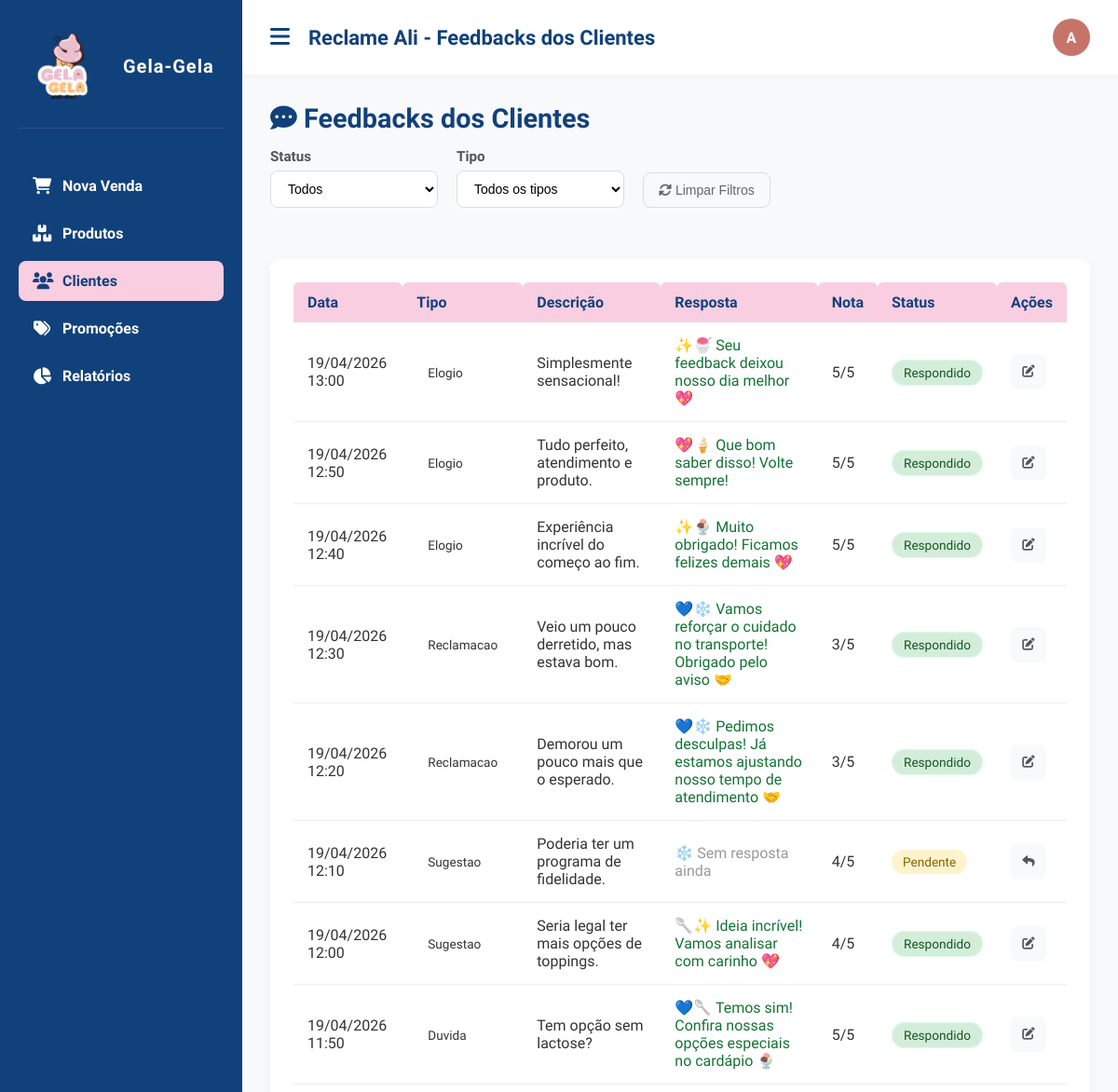
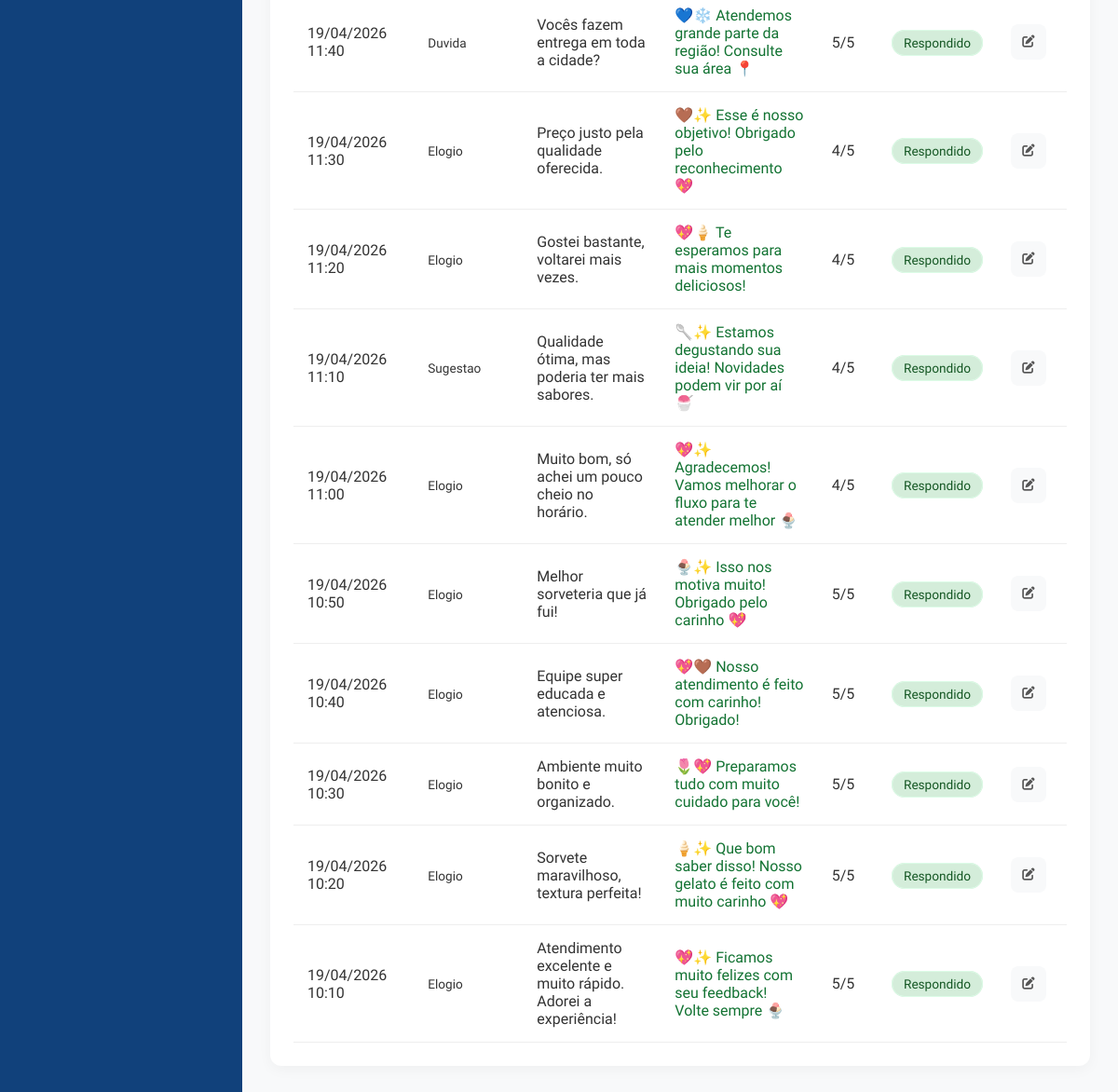
The page /public/clientes.php (signed in) on the database its author committed (2 pictures, top to bottom).
### tables this page shows
CREATE TABLE `feedbacks_clientes` (
  `feedback_id` int(11) NOT NULL,
  `data_registro` datetime DEFAULT current_timestamp(),
  `descricao` text NOT NULL,
  `tipo` enum('Duvida','Reclamacao','Sugestao','Elogio') DEFAULT NULL,
  `resolvido` tinyint(1) DEFAULT 0,
  `observacao_resolucao` text DEFAULT NULL,
  `nota` int(11) DEFAULT NULL
);

### public/clientes.php (the view, shortened to what this page needs)
<?php
require_once '../conecta.php';
$nome_usuario = $_SESSION['nome'] ?? 'Funcionário';
$status_filtro = $_GET['status'] ?? 'todos';
$tipo_filtro   = $_GET['tipo'] ?? 'todos';
$sql = "SELECT * FROM feedbacks_clientes WHERE 1=1";
$sql .= " ORDER BY data_registro DESC";
$stmt = $pdo->prepare($sql);
if ($tipo_filtro !== 'todos') {
    $stmt->execute([$tipo_filtro]);
} else {
    $stmt->execute();
}
$feedbacks = $stmt->fetchAll();
?>
<!DOCTYPE html>
<html lang="pt-BR">
<head>
    <link rel="stylesheet" href="ASSETS/CSS/style.css">
    <link rel="stylesheet" href="https://cdnjs.cloudflare.com/ajax/libs/font-awesome/6.0.0/css/all.min.css">
</head>
<body>
    <div class="layout">
        <?php require_once '../components/sidebar.php'; ?>
        <main class="content">
            <header class="topbar">
                <button class="menu-btn" onclick="toggleSidebar()">
                    <i class="fa-solid fa-bars"></i>
                </button>
                <h1>Reclame Ali - Feedbacks dos Clientes</h1>
                <div class="user-menu">
                    <div class="avatar" onclick="toggleUserMenu()"><?= strtoupper(substr($nome_usuario, 0, 1)) ?></div>
                </div>
            </header>
            <section class="main">
                <div class="page-header">
                    <h2 style="color: var(--secondary);">
                        <i class="fa-solid fa-comment-dots"></i> Feedbacks dos Clientes
                    </h2>
                    <div class="filtros">
                        <div class="filtro-grupo">
                            <label for="status">Status</label>
                            <select id="status" onchange="aplicarFiltros()">
                                <option value="todos" <?= $status_filtro === 'todos' ? 'selected' : '' ?>>Todos</option>
                            </select>
                        </div>
                        <div class="filtro-grupo">
                            <label for="tipo">Tipo</label>
                            <select id="tipo" onchange="aplicarFiltros()">
                                <option value="todos" <?= $tipo_filtro === 'todos' ? 'selected' : '' ?>>Todos os tipos</option>
                            </select>
                        </div>
                        <button class="btn-limpar" onclick="limparFiltros()">
                            <i class="fa-solid fa-rotate"></i> Limpar Filtros
                        </button>
                    </div>
                </div>
                <div class="box">
                    <div class="table-container">
                        <table>
                            <thead>
                                <tr>
                                    <th>Data</th>
                                    <th>Tipo</th>
                                    <th>Descrição</th>
                                    <th>Resposta</th>
                                    <th>Nota</th>
                                    <th>Status</th>
                                    <th>Ações</th>
                                </tr>
                            </thead>
                            <tbody>
                                <?php if (empty($feedbacks)): ?>
                                    <tr>
                                        <td colspan="7" style="text-align:center; padding:50px; color:#666;">
                                            Nenhum feedback encontrado com os filtros selecionados.
                                        </td>
                                    </tr>
                                <?php else: ?>
                                    <?php foreach ($feedbacks as $f): ?>
                                        <tr>
                                            <td><?= date('d/m/Y H:i', strtotime($f['data_registro'])) ?></td>
                                            <td><span class="badge"><?= htmlspecialchars($f['tipo']) ?></span></td>
                                            <td><?= htmlspecialchars($f['descricao']) ?></td>
                                            <td>
                                                <?= !empty($f['observacao_resolucao'])
                                                    ? '<span style="color:#137333;">' . htmlspecialchars($f['observacao_resolucao']) . '</span>'
                                                    : '<span style="color:#999;">❄️ Sem resposta ainda</span>' ?>
                                            </td>
                                            <td><?= $f['nota'] ? $f['nota'] . '/5' : '-' ?></td>
                                            <td>
                                                <?= $f['resolvido']
                                                    ? '<span class="badge ok">Respondido</span>'
                                                    : '<span class="badge pend">Pendente</span>' ?>
                                            </td>
                                            <td>
                                                <div style="display:flex; gap:6px;">
                                                    <button class="btn-icon"
                                                        title="<?= $f['resolvido'] ? 'Editar resposta' : 'Responder feedback' ?>"
                                                        data-id="<?= $f['feedback_id'] ?>"
                                                        data-desc="<?= htmlspecialchars($f['descricao'], ENT_QUOTES) ?>"
                                                        data-resposta="<?= htmlspecialchars($f['observacao_resolucao'] ?? '', ENT_QUOTES) ?>"
                                                        onclick="abrirModalResposta(this)">
                                                        <i class="fa-solid <?= $f['resolvido'] ? 'fa-edit' : 'fa-reply' ?>"></i>
                                                    </button>
                                                </div>
                                            </td>
                                        </tr>
                                    <?php endforeach; ?>
                                <?php endif; ?>
                            </tbody>
                        </table>
                    </div>
                </div>
            </section>
        </main>
    </div>
</body>
</html>

### ASSETS/CSS/style.css (style rules this page uses)
:root { --primary: #c6746a; --secondary: #11417b; --accent: #b76756; --soft: #facee1; --bg-body: #ffffff; --bg-content: #f8f9fa; --text-main: #333333; --text-muted: #666666; }
* { margin: 0; padding: 0; box-sizing: border-box; }
body { font-family: 'Segoe UI', Tahoma, Geneva, Verdana, sans-serif; background-color: var(--bg-body); color: var(--text-main); }
.layout { display: flex; min-height: 100vh; }
.content { flex: 1; display: flex; flex-direction: column; background-color: var(--bg-content); }
.topbar { background-color: var(--bg-body); padding: 20px 30px; display: flex; align-items: center; gap: 20px; box-shadow: 0 2px 10px rgba(0, 0, 0, 0.03); z-index: 10; }
.menu-btn { background: none; border: none; font-size: 24px; color: var(--secondary); cursor: pointer; transition: color 0.2s; }
.topbar h1 { font-size: 22px; color: var(--secondary); }
.main { padding: 30px; flex: 1; overflow-y: auto; }
.box { background-color: var(--bg-body); padding: 25px; border-radius: 12px; box-shadow: 0 4px 15px rgba(0, 0, 0, 0.04); }
.badge { padding: 5px 10px; border-radius: 20px; font-size: 0.8rem; }
.badge.ok { background: #e8f5e9; color: #2e7d32; }
.user-menu { position: relative; margin-left: auto; }
.avatar { width: 40px; height: 40px; background: var(--primary); color: #fff; border-radius: 50%; display: flex; align-items: center; justify-content: center; font-weight: bold; cursor: pointer; }
table { width: 100%; border-collapse: collapse; }
th { background-color: var(--soft); color: var(--secondary); padding: 12px 15px; text-align: left; font-weight: 600; border-radius: 6px 6px 0 0; }
td { padding: 15px; border-bottom: 1px solid #eeeeee; color: var(--text-main); transition: all 0.2s ease; }
tbody tr { cursor: pointer; position: relative; transition: all 0.2s ease; }
.badge { padding: 4px 10px; border-radius: 20px; font-size: 12px; font-weight: 600; }
.badge.ok { background-color: #e5faea; color: #27ae60; }
.btn-icon { background: #f1f1f1; border: none; padding: 8px; border-radius: 4px; cursor: pointer; color: var(--secondary); transition: 0.2s; }
.badge.ok { background: #f0fdf4; color: #16a34a; border: 1px solid #dcfce7; }
.table-container { overflow-x: auto; }

### public/clientes.php (style rules this page uses)
.page-header { display: flex; justify-content: space-between; align-items: center; margin-bottom: 25px; flex-wrap: wrap; gap: 15px; }
.page-header h2 { margin: 0; font-size: 1.8rem; color: #333; }
.filtros { display: flex; gap: 20px; margin-bottom: 30px; flex-wrap: wrap; align-items: end; }
.filtro-grupo { display: flex; flex-direction: column; gap: 6px; }
.filtro-grupo label { font-weight: 600; color: #555; font-size: 0.95rem; }
.filtro-grupo select { padding: 10px 14px; border: 1px solid #ddd; border-radius: 8px; background: white; font-size: 14px; min-width: 180px; }
.btn-limpar { padding: 10px 16px; background: #f8f9fa; color: #666; border: 1px solid #ddd; border-radius: 8px; cursor: pointer; font-size: 14px; }
.badge { padding: 5px 12px; border-radius: 20px; font-size: 0.85rem; font-weight: 500; }
.badge.pend { background: #fff3cd; color: #856404; }
.badge.ok { background: #d4edda; color: #155724; }
.btn-icon { width: 38px; height: 38px; display: inline-flex; align-items: center; justify-content: center; border: none; border-radius: 8px; background: #f8f9fa; color: #555; cursor: pointer; transition: all 0.2s; }

### rows shown on the page
feedbacks_clientes: data_registro "19/04/2026 13:00", tipo "Elogio", descricao "Simplesmente sensacional!", observacao_resolucao "✨🍧 Seu feedback deixou nosso dia melhor 💖", nota "5", resolvido "Respondido"
feedbacks_clientes: data_registro "19/04/2026 12:50", tipo "Elogio", descricao "Tudo perfeito, atendimento e produto.", observacao_resolucao "💖🍦 Que bom saber disso! Volte sempre!", nota "5", resolvido "Respondido"
feedbacks_clientes: data_registro "19/04/2026 12:40", tipo "Elogio", descricao "Experiência incrível do começo ao fim.", observacao_resolucao "✨🍨 Muito obrigado! Ficamos felizes demais 💖", nota "5", resolvido "Respondido"
feedbacks_clientes: data_registro "19/04/2026 12:30", tipo "Reclamacao", descricao "Veio um pouco derretido, mas estava bom.", observacao_resolucao "💙❄️ Vamos reforçar o cuidado no transporte! Obrigado pelo aviso 🤝", nota "3", resolvido "Respondido"
feedbacks_clientes: data_registro "19/04/2026 12:20", tipo "Reclamacao", descricao "Demorou um pouco mais que o esperado.", observacao_resolucao "💙❄️ Pedimos desculpas! Já estamos ajustando nosso tempo de atendimento 🤝", nota "3", resolvido "Respondido"
feedbacks_clientes: data_registro "19/04/2026 12:10", tipo "Sugestao", descricao "Poderia ter um programa de fidelidade.", shows "❄️ Sem resposta ainda", nota "4", resolvido "Pendente"
feedbacks_clientes: data_registro "19/04/2026 12:00", tipo "Sugestao", descricao "Seria legal ter mais opções de toppings.", observacao_resolucao "🥄✨ Ideia incrível! Vamos analisar com carinho 💖", nota "4", resolvido "Respondido"
feedbacks_clientes: data_registro "19/04/2026 11:50", tipo "Duvida", descricao "Tem opção sem lactose?", observacao_resolucao "💙🥄 Temos sim! Confira nossas opções especiais no cardápio 🍨", nota "5", resolvido "Respondido"
feedbacks_clientes: data_registro "19/04/2026 11:40", tipo "Duvida", descricao "Vocês fazem entrega em toda a cidade?", observacao_resolucao "💙❄️ Atendemos grande parte da região! Consulte sua área 📍", nota "5", resolvido "Respondido"
feedbacks_clientes: data_registro "19/04/2026 11:30", tipo "Elogio", descricao "Preço justo pela qualidade oferecida.", observacao_resolucao "🤎✨ Esse é nosso objetivo! Obrigado pelo reconhecimento 💖", nota "4", resolvido "Respondido"
feedbacks_clientes: data_registro "19/04/2026 11:20", tipo "Elogio", descricao "Gostei bastante, voltarei mais vezes.", observacao_resolucao "💖🍦 Te esperamos para mais momentos deliciosos!", nota "4", resolvido "Respondido"
feedbacks_clientes: data_registro "19/04/2026 11:10", tipo "Sugestao", descricao "Qualidade ótima, mas poderia ter mais sabores.", observacao_resolucao "🥄✨ Estamos degustando sua ideia! Novidades podem vir por aí 🍧", nota "4", resolvido "Respondido"
feedbacks_clientes: data_registro "19/04/2026 11:00", tipo "Elogio", descricao "Muito bom, só achei um pouco cheio no horário.", observacao_resolucao "💖✨ Agradecemos! Vamos melhorar o fluxo para te atender melhor 🍨", nota "4", resolvido "Respondido"
feedbacks_clientes: data_registro "19/04/2026 10:50", tipo "Elogio", descricao "Melhor sorveteria que já fui!", observacao_resolucao "🍨✨ Isso nos motiva muito! Obrigado pelo carinho 💖", nota "5", resolvido "Respondido"
feedbacks_clientes: data_registro "19/04/2026 10:40", tipo "Elogio", descricao "Equipe super educada e atenciosa.", observacao_resolucao "💖🤎 Nosso atendimento é feito com carinho! Obrigado!", nota "5", resolvido "Respondido"
feedbacks_clientes: data_registro "19/04/2026 10:30", tipo "Elogio", descricao "Ambiente muito bonito e organizado.", observacao_resolucao "🌷💖 Preparamos tudo com muito cuidado para você!", nota "5", resolvido "Respondido"
feedbacks_clientes: data_registro "19/04/2026 10:20", tipo "Elogio", descricao "Sorvete maravilhoso, textura perfeita!", observacao_resolucao "🍦✨ Que bom saber disso! Nosso gelato é feito com muito carinho 💖", nota "5", resolvido "Respondido"
feedbacks_clientes: data_registro "19/04/2026 10:10", tipo "Elogio", descricao "Atendimento excelente e muito rápido. Adorei a experiência!", observacao_resolucao "💖✨ Ficamos muito felizes com seu feedback! Volte sempre 🍨", nota "5", resolvido "Respondido"

### other values the page prints
$menu['titulo'] "Nova Venda"
$menu['titulo'] "Produtos"
$menu['titulo'] "Clientes"
$menu['titulo'] "Promoções"
$menu['titulo'] "Relatórios"
substr($nome_usuario, 0, 1) "A"
